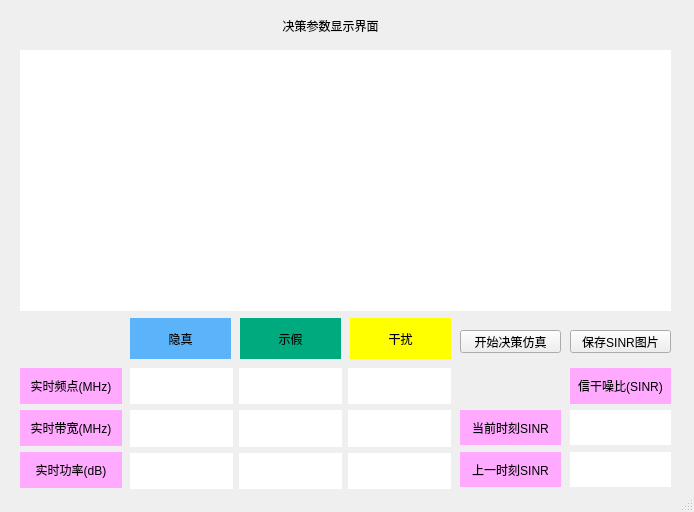
<?xml version="1.0" encoding="UTF-8"?>
<ui version="4.0">
 <class>control display</class>
 <widget class="QMainWindow" name="control display">
  <property name="geometry">
   <rect>
    <x>0</x>
    <y>0</y>
    <width>694</width>
    <height>512</height>
   </rect>
  </property>
  <property name="minimumSize">
   <size>
    <width>694</width>
    <height>512</height>
   </size>
  </property>
  <property name="maximumSize">
   <size>
    <width>1120</width>
    <height>625</height>
   </size>
  </property>
  <property name="windowTitle">
   <string>MainWindow</string>
  </property>
  <widget class="QWidget" name="centralwidget">
   <widget class="QLabel" name="label_10">
    <property name="geometry">
     <rect>
      <x>20</x>
      <y>50</y>
      <width>651</width>
      <height>261</height>
     </rect>
    </property>
    <property name="styleSheet">
     <string notr="true">background-color:rgb(255, 255, 255);</string>
    </property>
    <property name="text">
     <string/>
    </property>
    <property name="alignment">
     <set>Qt::AlignCenter</set>
    </property>
   </widget>
   <widget class="QLabel" name="label_22">
    <property name="geometry">
     <rect>
      <x>260</x>
      <y>10</y>
      <width>141</width>
      <height>31</height>
     </rect>
    </property>
    <property name="styleSheet">
     <string notr="true">font: 11pt &quot;Adobe Arabic&quot;;</string>
    </property>
    <property name="text">
     <string>决策参数显示界面</string>
    </property>
    <property name="textFormat">
     <enum>Qt::AutoText</enum>
    </property>
    <property name="alignment">
     <set>Qt::AlignCenter</set>
    </property>
   </widget>
   <widget class="QLabel" name="label_3">
    <property name="geometry">
     <rect>
      <x>350</x>
      <y>318</y>
      <width>101</width>
      <height>41</height>
     </rect>
    </property>
    <property name="styleSheet">
     <string notr="true">background-color: rgb(255, 255, 0);
font: 16pt &quot;Adobe Arabic&quot;;</string>
    </property>
    <property name="text">
     <string>干扰</string>
    </property>
    <property name="textFormat">
     <enum>Qt::AutoText</enum>
    </property>
    <property name="alignment">
     <set>Qt::AlignCenter</set>
    </property>
   </widget>
   <widget class="QLabel" name="label_1">
    <property name="geometry">
     <rect>
      <x>130</x>
      <y>318</y>
      <width>101</width>
      <height>41</height>
     </rect>
    </property>
    <property name="styleSheet">
     <string notr="true">background-color: rgb(91, 179, 250);
font: 16pt &quot;Adobe Arabic&quot;;</string>
    </property>
    <property name="text">
     <string>隐真</string>
    </property>
    <property name="textFormat">
     <enum>Qt::AutoText</enum>
    </property>
    <property name="alignment">
     <set>Qt::AlignCenter</set>
    </property>
   </widget>
   <widget class="QLabel" name="label_8">
    <property name="geometry">
     <rect>
      <x>20</x>
      <y>368</y>
      <width>102</width>
      <height>36</height>
     </rect>
    </property>
    <property name="minimumSize">
     <size>
      <width>102</width>
      <height>0</height>
     </size>
    </property>
    <property name="styleSheet">
     <string notr="true">background-color:rgb(255, 170, 255)</string>
    </property>
    <property name="text">
     <string>实时频点(MHz)</string>
    </property>
    <property name="textFormat">
     <enum>Qt::AutoText</enum>
    </property>
    <property name="alignment">
     <set>Qt::AlignCenter</set>
    </property>
   </widget>
   <widget class="QLabel" name="label_11">
    <property name="geometry">
     <rect>
      <x>20</x>
      <y>410</y>
      <width>102</width>
      <height>36</height>
     </rect>
    </property>
    <property name="minimumSize">
     <size>
      <width>102</width>
      <height>36</height>
     </size>
    </property>
    <property name="maximumSize">
     <size>
      <width>102</width>
      <height>36</height>
     </size>
    </property>
    <property name="styleSheet">
     <string notr="true">background-color:rgb(255, 170, 255)</string>
    </property>
    <property name="text">
     <string>实时带宽(MHz)</string>
    </property>
    <property name="textFormat">
     <enum>Qt::AutoText</enum>
    </property>
    <property name="alignment">
     <set>Qt::AlignCenter</set>
    </property>
   </widget>
   <widget class="QLabel" name="label_9">
    <property name="geometry">
     <rect>
      <x>20</x>
      <y>452</y>
      <width>102</width>
      <height>36</height>
     </rect>
    </property>
    <property name="styleSheet">
     <string notr="true">background-color:rgb(255, 170, 255)</string>
    </property>
    <property name="text">
     <string>实时功率(dB)</string>
    </property>
    <property name="textFormat">
     <enum>Qt::AutoText</enum>
    </property>
    <property name="alignment">
     <set>Qt::AlignCenter</set>
    </property>
   </widget>
   <widget class="QLabel" name="label_2">
    <property name="geometry">
     <rect>
      <x>240</x>
      <y>318</y>
      <width>101</width>
      <height>41</height>
     </rect>
    </property>
    <property name="styleSheet">
     <string notr="true">background-color: rgb(0, 170, 127);
font: 16pt &quot;Adobe Arabic&quot;;</string>
    </property>
    <property name="text">
     <string>示假</string>
    </property>
    <property name="textFormat">
     <enum>Qt::AutoText</enum>
    </property>
    <property name="alignment">
     <set>Qt::AlignCenter</set>
    </property>
   </widget>
   <widget class="QWidget" name="layoutWidget">
    <property name="geometry">
     <rect>
      <x>130</x>
      <y>368</y>
      <width>321</width>
      <height>121</height>
     </rect>
    </property>
    <layout class="QGridLayout" name="gridLayout_2">
     <item row="0" column="0">
      <widget class="QLabel" name="label_13">
       <property name="styleSheet">
        <string notr="true">background-color:rgb(255, 255, 255);
font: 75 14pt &quot;Times New Roman&quot;;</string>
       </property>
       <property name="text">
        <string/>
       </property>
       <property name="alignment">
        <set>Qt::AlignCenter</set>
       </property>
      </widget>
     </item>
     <item row="0" column="1">
      <widget class="QLabel" name="label_16">
       <property name="styleSheet">
        <string notr="true">background-color:rgb(255, 255, 255);
font: 75 14pt &quot;Times New Roman&quot;;</string>
       </property>
       <property name="alignment">
        <set>Qt::AlignCenter</set>
       </property>
      </widget>
     </item>
     <item row="0" column="2">
      <widget class="QLabel" name="label_19">
       <property name="styleSheet">
        <string notr="true">background-color:rgb(255, 255, 255);
font: 75 14pt &quot;Times New Roman&quot;;</string>
       </property>
       <property name="text">
        <string/>
       </property>
       <property name="alignment">
        <set>Qt::AlignCenter</set>
       </property>
      </widget>
     </item>
     <item row="1" column="0">
      <widget class="QLabel" name="label_14">
       <property name="styleSheet">
        <string notr="true">background-color:rgb(255, 255, 255);
font: 75 14pt &quot;Times New Roman&quot;;</string>
       </property>
       <property name="text">
        <string/>
       </property>
       <property name="alignment">
        <set>Qt::AlignCenter</set>
       </property>
      </widget>
     </item>
     <item row="1" column="1">
      <widget class="QLabel" name="label_17">
       <property name="styleSheet">
        <string notr="true">background-color:rgb(255, 255, 255);
font: 75 14pt &quot;Times New Roman&quot;;</string>
       </property>
       <property name="text">
        <string/>
       </property>
       <property name="alignment">
        <set>Qt::AlignCenter</set>
       </property>
      </widget>
     </item>
     <item row="1" column="2">
      <widget class="QLabel" name="label_20">
       <property name="styleSheet">
        <string notr="true">background-color:rgb(255, 255, 255);
font: 75 14pt &quot;Times New Roman&quot;;</string>
       </property>
       <property name="text">
        <string/>
       </property>
       <property name="alignment">
        <set>Qt::AlignCenter</set>
       </property>
      </widget>
     </item>
     <item row="2" column="0">
      <widget class="QLabel" name="label_15">
       <property name="styleSheet">
        <string notr="true">background-color:rgb(255, 255, 255);
font: 75 14pt &quot;Times New Roman&quot;;</string>
       </property>
       <property name="text">
        <string/>
       </property>
       <property name="alignment">
        <set>Qt::AlignCenter</set>
       </property>
      </widget>
     </item>
     <item row="2" column="1">
      <widget class="QLabel" name="label_18">
       <property name="styleSheet">
        <string notr="true">background-color:rgb(255, 255, 255);
font: 75 14pt &quot;Times New Roman&quot;;
</string>
       </property>
       <property name="text">
        <string/>
       </property>
       <property name="alignment">
        <set>Qt::AlignCenter</set>
       </property>
      </widget>
     </item>
     <item row="2" column="2">
      <widget class="QLabel" name="label_21">
       <property name="styleSheet">
        <string notr="true">background-color:rgb(255, 255, 255);
font: 75 14pt &quot;Times New Roman&quot;;</string>
       </property>
       <property name="text">
        <string/>
       </property>
       <property name="alignment">
        <set>Qt::AlignCenter</set>
       </property>
      </widget>
     </item>
    </layout>
   </widget>
   <widget class="QPushButton" name="pushButton_2">
    <property name="geometry">
     <rect>
      <x>570</x>
      <y>330</y>
      <width>101</width>
      <height>23</height>
     </rect>
    </property>
    <property name="text">
     <string>保存SINR图片</string>
    </property>
   </widget>
   <widget class="QPushButton" name="pushButton">
    <property name="geometry">
     <rect>
      <x>460</x>
      <y>330</y>
      <width>101</width>
      <height>23</height>
     </rect>
    </property>
    <property name="text">
     <string>开始决策仿真</string>
    </property>
   </widget>
   <widget class="QLabel" name="label_26">
    <property name="geometry">
     <rect>
      <x>460</x>
      <y>410</y>
      <width>101</width>
      <height>35</height>
     </rect>
    </property>
    <property name="styleSheet">
     <string notr="true">background-color:rgb(255, 170, 255)</string>
    </property>
    <property name="text">
     <string>当前时刻SINR</string>
    </property>
    <property name="alignment">
     <set>Qt::AlignCenter</set>
    </property>
   </widget>
   <widget class="QLabel" name="label_27">
    <property name="geometry">
     <rect>
      <x>460</x>
      <y>452</y>
      <width>101</width>
      <height>35</height>
     </rect>
    </property>
    <property name="styleSheet">
     <string notr="true">background-color:rgb(255, 170, 255)</string>
    </property>
    <property name="text">
     <string>上一时刻SINR</string>
    </property>
    <property name="alignment">
     <set>Qt::AlignCenter</set>
    </property>
   </widget>
   <widget class="QLabel" name="label_23">
    <property name="geometry">
     <rect>
      <x>570</x>
      <y>368</y>
      <width>101</width>
      <height>36</height>
     </rect>
    </property>
    <property name="styleSheet">
     <string notr="true">background-color:rgb(255, 170, 255)</string>
    </property>
    <property name="text">
     <string>信干噪比(SINR)</string>
    </property>
    <property name="textFormat">
     <enum>Qt::AutoText</enum>
    </property>
    <property name="alignment">
     <set>Qt::AlignCenter</set>
    </property>
   </widget>
   <widget class="QLabel" name="label_24">
    <property name="geometry">
     <rect>
      <x>570</x>
      <y>410</y>
      <width>101</width>
      <height>35</height>
     </rect>
    </property>
    <property name="styleSheet">
     <string notr="true">background-color:rgb(255, 255, 255);
font: 75 14pt &quot;Times New Roman&quot;;</string>
    </property>
    <property name="text">
     <string/>
    </property>
    <property name="alignment">
     <set>Qt::AlignCenter</set>
    </property>
   </widget>
   <widget class="QLabel" name="label_25">
    <property name="geometry">
     <rect>
      <x>570</x>
      <y>452</y>
      <width>101</width>
      <height>35</height>
     </rect>
    </property>
    <property name="styleSheet">
     <string notr="true">background-color:rgb(255, 255, 255);
font: 75 14pt &quot;Times New Roman&quot;;</string>
    </property>
    <property name="text">
     <string/>
    </property>
    <property name="alignment">
     <set>Qt::AlignCenter</set>
    </property>
   </widget>
  </widget>
  <widget class="QStatusBar" name="statusbar"/>
 </widget>
 <resources/>
 <connections/>
</ui>
